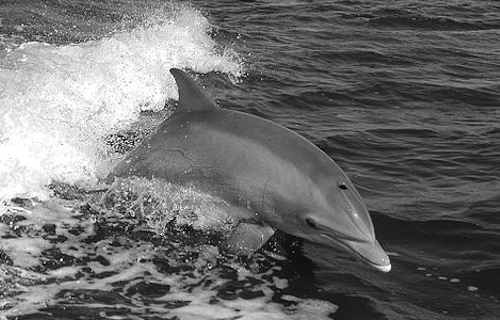
#> input picture images/dolphin.png, 500 x 320 px
$ python 02-05-blendImage.py
#> lines starting #> are read from the running program, lines starting #| are printed output that depends on the picture
#!/usr/bin/env python3
# -*- coding: utf-8 -*-
import matplotlib.pyplot as plt
import numpy as np
import cv2

# read image
dolphin_img = cv2.imread("images/dolphin.png", 0)
#> dolphin_img is the input picture: shape (320, 500); min 0, max 255, mean 109.1
bicycle_img = cv2.imread("images/bicycle.png", 0)
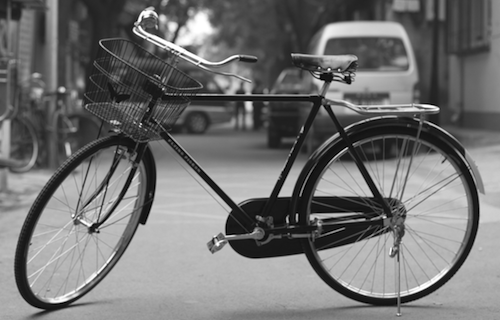
#> input picture images/bicycle.png, 500 x 320 px
#> bicycle_img is the input picture: shape (320, 500); min 0, max 255, mean 114.2


def blend(first_image_ratio=0.5):
#> called with first_image_ratio = 0.75
    img = np.uint8(first_image_ratio * dolphin_img) + np.uint8((1 - first_image_ratio) * bicycle_img)
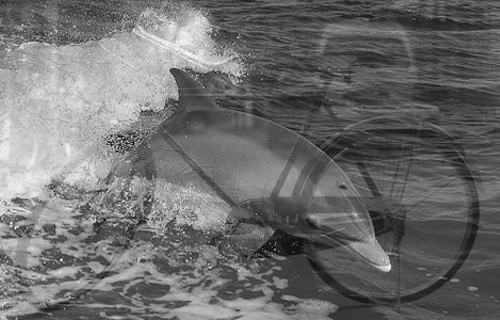
#> img: shape (320, 500); min 4, max 253, mean 109.6
    return img


blend_img = blend(0.75)
# set window object
# cv2.namedWindow("image_1", cv2.WINDOW_NORMAL)
# show image
cv2.imshow("blend_img", blend_img)

# wait to press any key to close
cv2.waitKey(0)
cv2.destroyAllWindows()
